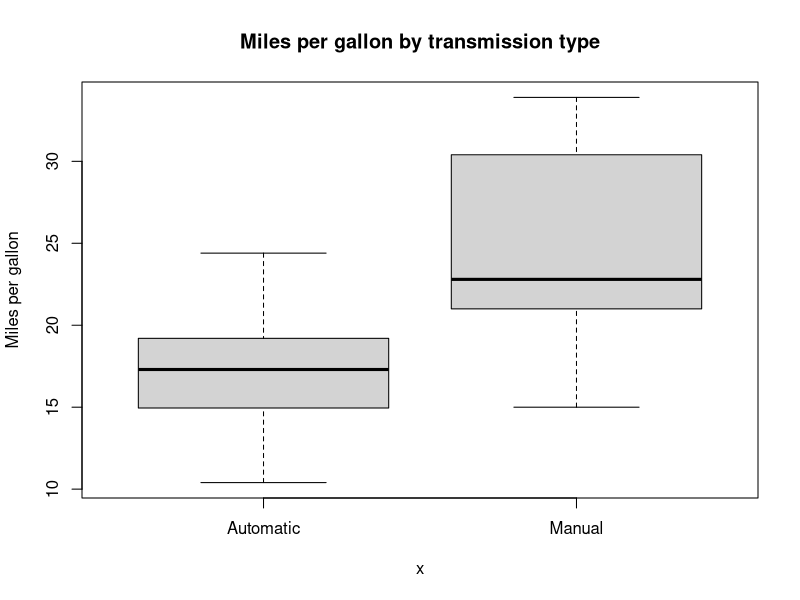
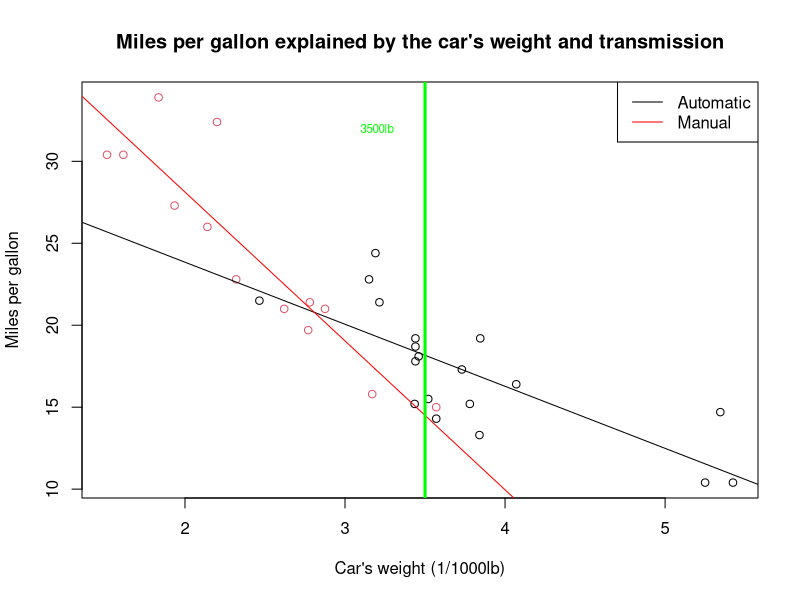
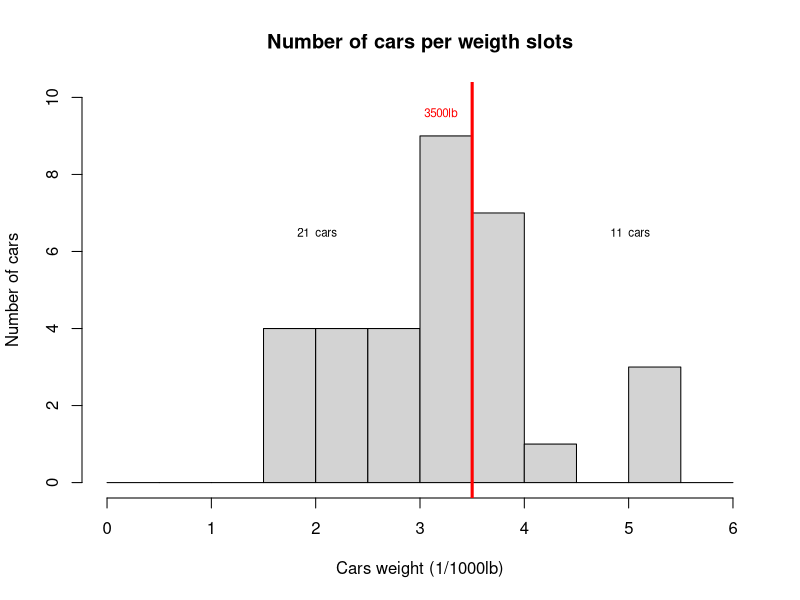
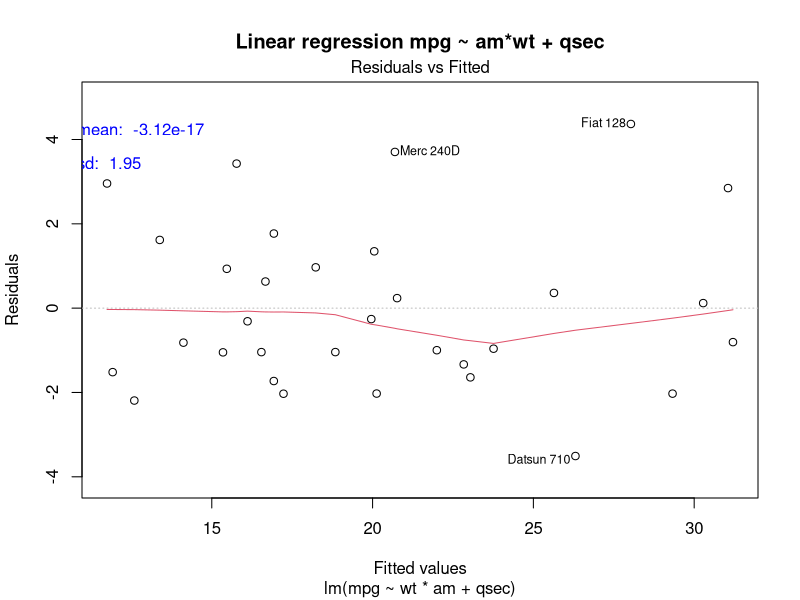
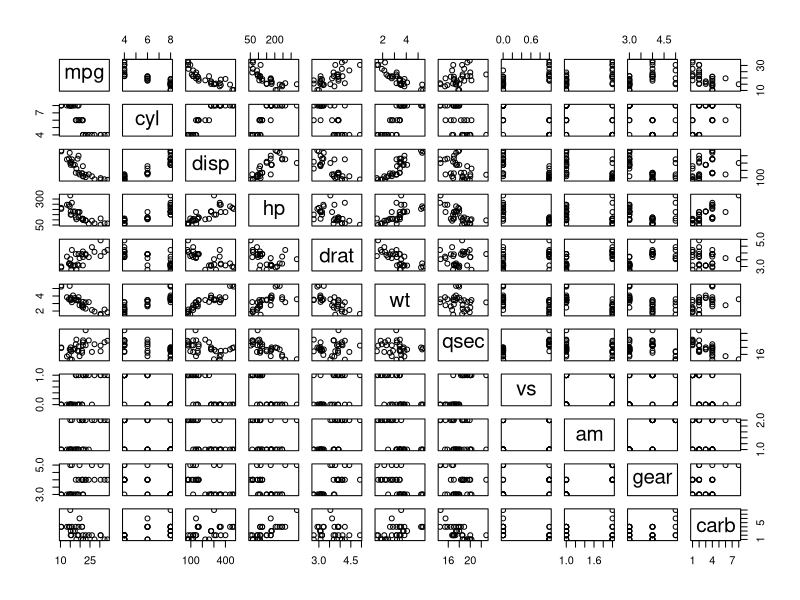
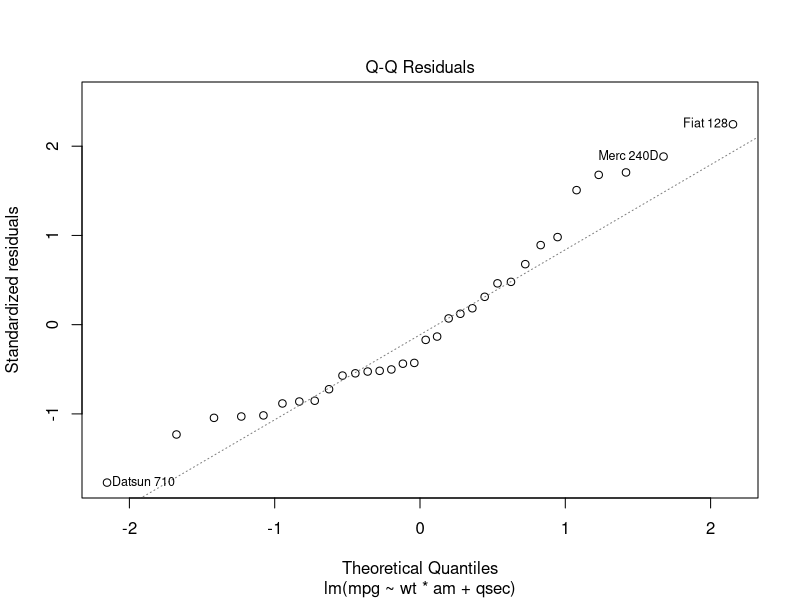

Write the R code that produced these figures, in order.
## ---- chunk 1
knitr::opts_chunk$set(echo=F)
## ---- chunk 2
library(datasets)
data(mtcars)
mtcars$am <- factor(x=mtcars$am, labels=c("Automatic", "Manual"))
head(mtcars)
## ---- chunk 3
cars.auto <- mtcars[mtcars$am == "Automatic",]$mpg
cars.manu <- mtcars[mtcars$am == "Manual",]$mpg
tt <- t.test(cars.manu, cars.auto)

mean.manu <- tt$estimate[1]
mean.auto <-tt$estimate[2]
## ---- chunk 4
fit.am <- lm(mpg ~ am, data=mtcars)
fit.am.sy <- summary(fit.am)
## ---- chunk 5
library(leaps)
best.fits <- regsubsets(mpg ~ ., data=mtcars, force.in=c("amManual"))
summary(best.fits)

# best fits but forcing am in
summary(regsubsets(mpg ~ ., data=mtcars, method="forward", force.in = c("amManual")))
summary(regsubsets(mpg ~ ., data=mtcars, method="backward", force.in = c("amManual")))

# including hp is still low in R²
summary(lm(mpg ~ am + hp, mtcars))

# hp and wt is not considered because it removes am 
summary(lm(mpg ~ am + hp + wt, mtcars))

# cyl and wt is not considered because it removes am 
summary(lm(mpg ~ am + cyl + wt, mtcars))

fit.am.wt <- lm(mpg ~ wt + am, data=mtcars)
fit.am.wt.sy <- summary(fit.am.wt)

fit.am.wt.int <- lm(mpg ~ wt * am, data=mtcars)
fit.am.wt.int.sy <- summary(fit.am.wt.int)

fit.wt.qsec.am <- lm(mpg ~ wt + qsec + am, data=mtcars)
fit.wt.qsec.am.sy <- summary(fit.wt.qsec.am)
## ---- chunk 6
fit.wt.qsec.am.int <- lm(mpg ~ wt*am + qsec, data=mtcars)
fit.wt.qsec.am.int.sy <- summary(fit.wt.qsec.am.int)
coef(fit.wt.qsec.am.int.sy)
## ---- chunk 7
an <- anova(fit.wt.qsec.am, fit.wt.qsec.am.int)
## ---- chunk 8
library(car)
vif(fit.wt.qsec.am)
## ---- chunk 9
vif(fit.wt.qsec.am.int)
## ---- chunk 10
plot(mtcars$am, mtcars$mpg, main = "Miles per gallon by transmission type", ylab="Miles per gallon")
## ---- chunk 11
plot(mtcars$wt, mtcars$mpg, col=mtcars$am, ylab="Miles per gallon", xlab="Car's weight (1/1000lb)",
     main="Miles per gallon explained by the car's weight and transmission")
legend(x="topright", legend = levels(mtcars$am), col=c("black", "red"), lwd = 1) 


abline(coef(fit.am.wt.int )[1], coef(fit.am.wt.int )[2], col="black")
abline(coef(fit.am.wt.int )[1]+coef(fit.am.wt.int )[3], coef(fit.am.wt.int )[2]+coef(fit.am.wt.int )[4], col="red")
abline(v=3.5, lwd=3, col="green")
text(x=3.2, 32, labels = "3500lb", cex=0.7, col="green")
## ---- chunk 12
hist(mtcars$wt, main = "Number of cars per weigth slots", breaks = seq(0, 6, by=0.5), xlab="Cars weight (1/1000lb)", ylab="Number of cars", ylim = c(0,10))
abline(v=3.5, lwd=3, col="red")
text(x=3.2, 9.6, labels = "3500lb", cex=0.7, col="red")
text(x=2, 6.5, labels = paste("", sum(mtcars$wt <= 3.5), " cars"), cex=0.7)
text(x=5, 6.5, labels = paste("", sum(mtcars$wt > 3.5), " cars"), cex=0.7)
## ---- chunk 13
plot(fit.wt.qsec.am.int, which=1)
text(10.5, 4.2, paste("mean: ", format(mean(resid(fit.wt.qsec.am.int)), digits=3)), cex=1, col="blue", pos = 4)
text(10.5, 3.4, paste("sd: ", format(sd(resid(fit.wt.qsec.am.int)), digits=3)), cex=1, col="blue", pos=4)
title(main="Linear regression mpg ~ am*wt + qsec")
## ---- chunk 14
plot(mtcars)
## ---- chunk 15
plot(fit.wt.qsec.am.int, which=2)
